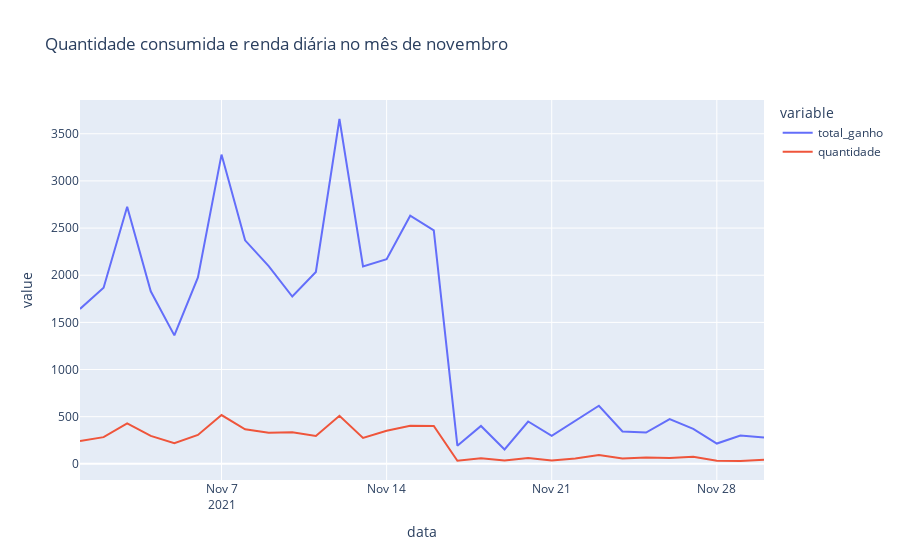
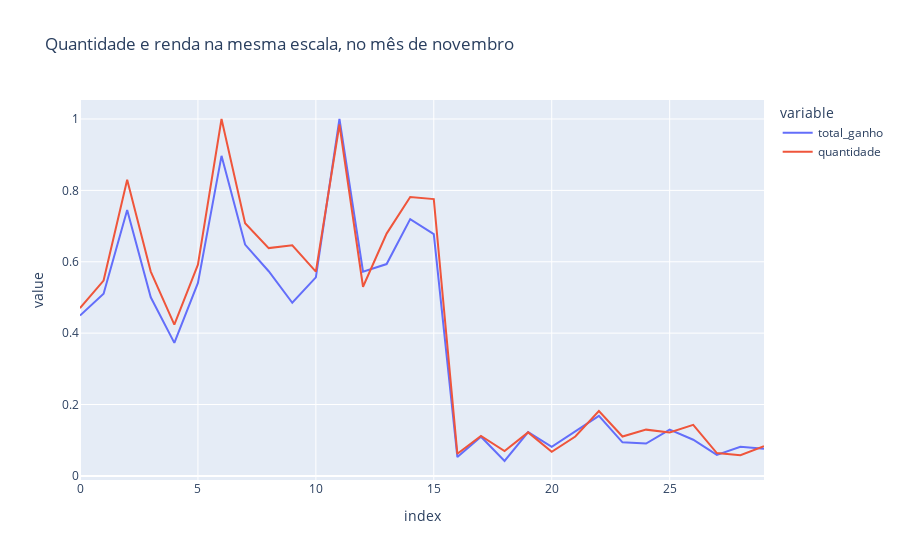

Notebook code cell kept with these figures, in order:
### Code cell
#Normalizando os dados
abs_scaler = MaxAbsScaler()
abs_scaler.fit(ganhos_mensais)
abs_scaler.max_abs_
scaled_data = abs_scaler.transform(ganhos_mensais)
df_scaled = pd.DataFrame(scaled_data, columns=ganhos_mensais.columns)
df_scaled.transpose()
# PLotand o gráfico
fig = px.line(ganhos_mensais, title="Quantidade consumida e renda diária no mês de novembro")
fig.show()

fig = px.line(df_scaled, title="Quantidade e renda na mesma escala, no mês de novembro")
fig.show()

### Figure 1 — Plotly figure (JSON) as saved in the notebook; plotly's stock layout.template omitted (floating-point values rounded to 4 significant figures)
{"data": [{"hovertemplate": "variable=total_ganho<br>data=%{x}<br>value=%{y}<extra></extra>", "legendgroup": "total_ganho", "line": {"color": "#636efa", "dash": "solid"}, "marker": {"symbol": "circle"}, "mode": "lines", "name": "total_ganho", "orientation": "v", "showlegend": true, "type": "scatter", "x": ["2021-11-01T00:00:00", "2021-11-02T00:00:00", "2021-11-03T00:00:00", "2021-11-04T00:00:00", "2021-11-05T00:00:00", "2021-11-06T00:00:00", "2021-11-07T00:00:00", "2021-11-08T00:00:00", "2021-11-09T00:00:00", "2021-11-10T00:00:00", "2021-11-11T00:00:00", "2021-11-12T00:00:00", "2021-11-13T00:00:00", "2021-11-14T00:00:00", "2021-11-15T00:00:00", "2021-11-16T00:00:00", "2021-11-17T00:00:00", "2021-11-18T00:00:00", "2021-11-19T00:00:00", "2021-11-20T00:00:00", "2021-11-21T00:00:00", "2021-11-22T00:00:00", "2021-11-23T00:00:00", "2021-11-24T00:00:00", "2021-11-25T00:00:00", "2021-11-26T00:00:00", "2021-11-27T00:00:00", "2021-11-28T00:00:00", "2021-11-29T00:00:00", "2021-11-30T00:00:00"], "xaxis": "x", "y": [1642.0, 1867.0, 2725.0, 1830.0, 1362.0, 1977.0, 3279.0, 2370.0, 2097.0, 1774.0, 2034.0, 3657.0, 2092.0, 2170.0, 2631.0, 2477.0, 192.8, 401.7, 152.6, 448.8, 297.2, 455.3, 615.8, 343.8, 331.1, 475.0, 370.4, 214.8, 299.1, 279.3], "yaxis": "y"}, {"hovertemplate": "variable=quantidade<br>data=%{x}<br>value=%{y}<extra></extra>", "legendgroup": "quantidade", "line": {"color": "#EF553B", "dash": "solid"}, "marker": {"symbol": "circle"}, "mode": "lines", "name": "quantidade", "orientation": "v", "showlegend": true, "type": "scatter", "x": ["2021-11-01T00:00:00", "2021-11-02T00:00:00", "2021-11-03T00:00:00", "2021-11-04T00:00:00", "2021-11-05T00:00:00", "2021-11-06T00:00:00", "2021-11-07T00:00:00", "2021-11-08T00:00:00", "2021-11-09T00:00:00", "2021-11-10T00:00:00", "2021-11-11T00:00:00", "2021-11-12T00:00:00", "2021-11-13T00:00:00", "2021-11-14T00:00:00", "2021-11-15T00:00:00", "2021-11-16T00:00:00", "2021-11-17T00:00:00", "2021-11-18T00:00:00", "2021-11-19T00:00:00", "2021-11-20T00:00:00", "2021-11-21T00:00:00", "2021-11-22T00:00:00", "2021-11-23T00:00:00", "2021-11-24T00:00:00", "2021-11-25T00:00:00", "2021-11-26T00:00:00", "2021-11-27T00:00:00", "2021-11-28T00:00:00", "2021-11-29T00:00:00", "2021-11-30T00:00:00"], "xaxis": "x", "y": [243, 283, 429, 296, 219, 306, 517, 366, 330, 334, 296, 509, 274, 351, 404, 401, 32, 58, 36, 63, 35, 57, 94, 57, 67, 63, 74, 33, 30, 43], "yaxis": "y"}], "layout": {"legend": {"title": {"text": "variable"}, "tracegroupgap": 0}, "title": {"text": "Quantidade consumida e renda diária no mês de novembro"}, "xaxis": {"anchor": "y", "domain": [0, 1], "title": {"text": "data"}}, "yaxis": {"anchor": "x", "domain": [0, 1], "title": {"text": "value"}}}}

### Figure 2 — Plotly figure (JSON) as saved in the notebook; plotly's stock layout.template omitted (floating-point values rounded to 4 significant figures)
{"data": [{"hovertemplate": "variable=total_ganho<br>index=%{x}<br>value=%{y}<extra></extra>", "legendgroup": "total_ganho", "line": {"color": "#636efa", "dash": "solid"}, "marker": {"symbol": "circle"}, "mode": "lines", "name": "total_ganho", "orientation": "v", "showlegend": true, "type": "scatter", "x": [0, 1, 2, 3, 4, 5, 6, 7, 8, 9, 10, 11, 12, 13, 14, 15, 16, 17, 18, 19, 20, 21, 22, 23, 24, 25, 26, 27, 28, 29], "xaxis": "x", "y": [0.4491, 0.5105, 0.7453, 0.5003, 0.3726, 0.5407, 0.8968, 0.6482, 0.5734, 0.4852, 0.5562, 1, 0.5722, 0.5935, 0.7196, 0.6773, 0.05272, 0.1098, 0.04172, 0.1227, 0.08129, 0.1245, 0.1684, 0.09403, 0.09056, 0.1299, 0.1013, 0.05875, 0.08181, 0.07637], "yaxis": "y"}, {"hovertemplate": "variable=quantidade<br>index=%{x}<br>value=%{y}<extra></extra>", "legendgroup": "quantidade", "line": {"color": "#EF553B", "dash": "solid"}, "marker": {"symbol": "circle"}, "mode": "lines", "name": "quantidade", "orientation": "v", "showlegend": true, "type": "scatter", "x": [0, 1, 2, 3, 4, 5, 6, 7, 8, 9, 10, 11, 12, 13, 14, 15, 16, 17, 18, 19, 20, 21, 22, 23, 24, 25, 26, 27, 28, 29], "xaxis": "x", "y": [0.47, 0.5474, 0.8298, 0.5725, 0.4236, 0.5919, 1, 0.7079, 0.6383, 0.646, 0.5725, 0.9845, 0.53, 0.6789, 0.7814, 0.7756, 0.0619, 0.1122, 0.06963, 0.1219, 0.0677, 0.1103, 0.1818, 0.1103, 0.1296, 0.1219, 0.1431, 0.06383, 0.05803, 0.08317], "yaxis": "y"}], "layout": {"legend": {"title": {"text": "variable"}, "tracegroupgap": 0}, "title": {"text": "Quantidade e renda na mesma escala, no mês de novembro"}, "xaxis": {"anchor": "y", "domain": [0, 1], "title": {"text": "index"}}, "yaxis": {"anchor": "x", "domain": [0, 1], "title": {"text": "value"}}}}
